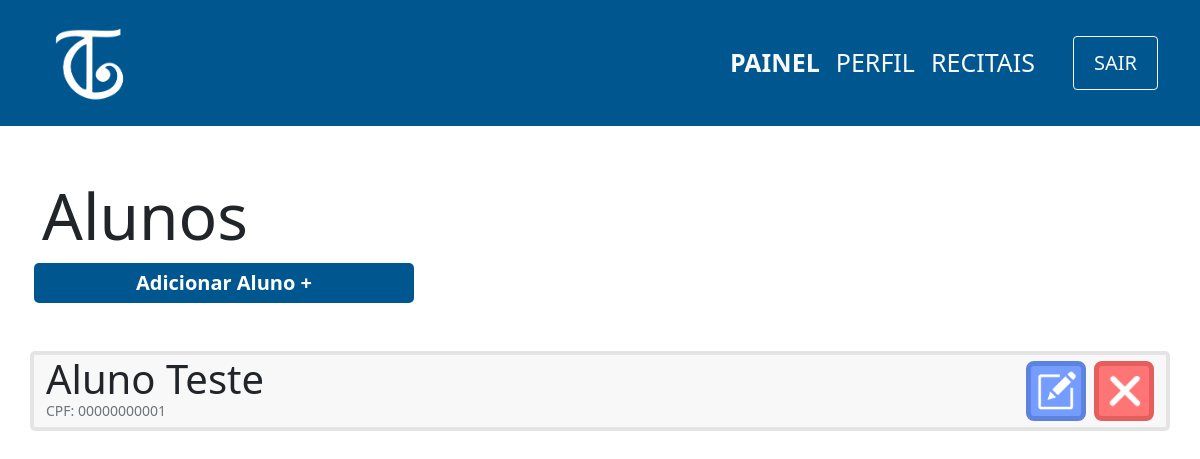
Page /view/aluno/index.php (signed in) on the earlier database version.
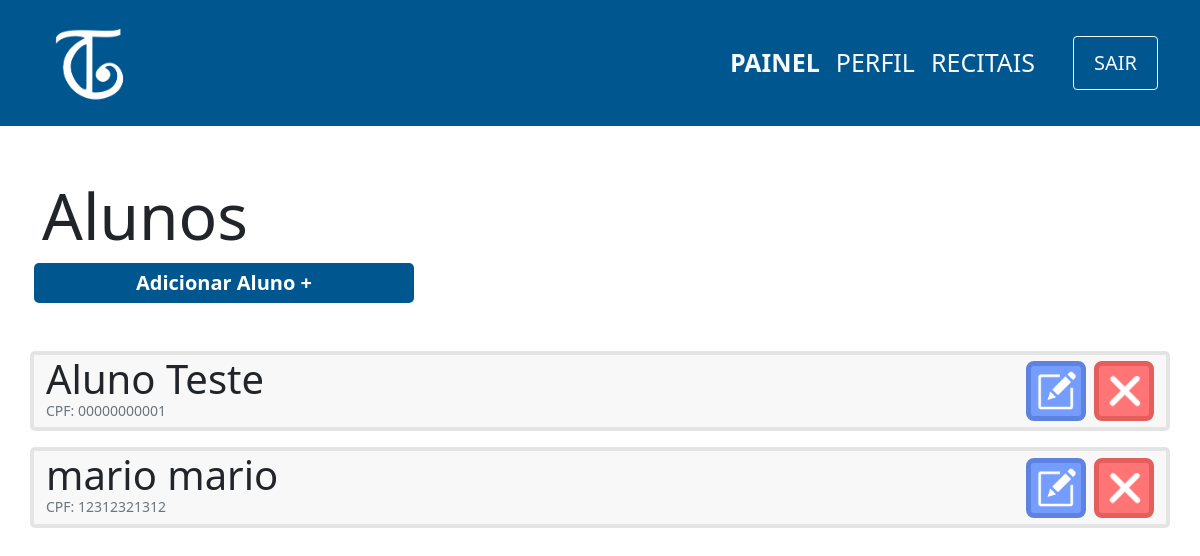
Same page on the later database version.
### tables this page shows
CREATE TABLE aluno(
                id INTEGER PRIMARY KEY,
                cpf varchar(11) not null,
                nome varchar(100) not null,
                username varchar(100) UNIQUE not null,
                responsavel varchar(100),
                data_nasc date not null,
                senha varchar(100) not null,
                email varchar(100) UNIQUE not null                    
            );

### controller/aluno/index.php (called while the page is built)
<?php
    require '../../db/connection.php';
    try {
        $sql=$db->prepare('SELECT nome,id,cpf FROM aluno');
        $sql->execute();
        $alunos=$sql->fetchAll(PDO::FETCH_ASSOC);
    } catch (PDOException $e) {
        echo 'Erro ao executar comando no banco de dados: ' . $e->getMessage();
        exit();
    }

### view/aluno/index.php (the view, shortened to what this page needs)
<?php
    include '../../layouts/navbar.php';
    include '../../controller/aluno/index.php';
?>
<div class="container">
    <div class="row mt-5">
        <h1 class="mt-1 display-3">Alunos</h1>
        <span class="btn-principal col-md-4 col-sm-12 mx-1 text-center mb-5" onclick="location.href='cadastro.php'">
            <a href="cadastro.php">Adicionar Aluno +</a>
        </span>
        <?php
            foreach($alunos as $aluno){
                echo'
                    <div class="col-12 card d-flex flex-row mb-3 justify-content-between">
                        <div class="d-flex flex-column">
                            <p class="m-0 display-6">'.$aluno['nome'].'
                            </p>
                            <p class="m-0 text-muted display-3 mb-2" style="font-size:14px">CPF:
                                '.$aluno['cpf'].'
                            </p>
                        </div>
                        <div class="d-flex align-items-center">
                            <button onclick="location.href=\'edit.php?id='.$aluno['id'].'\';" class="btn-editar mx-2">
                                <img src="../../images/edit-icon.png" width=40px>
                            </button>
                            <button onclick="location.href=\'../../controller/aluno/delete.php?id='.$aluno['id'].'\';" class="btn-remover">
                                <img src="../../images/delete-icon.png" width=40px>
                            </button>
                        </div>
                    </div>';
            }
        ?>
    </div>
</div>

Differences in the rows shown:
added aluno: nome "mario mario", cpf "12312321312"
